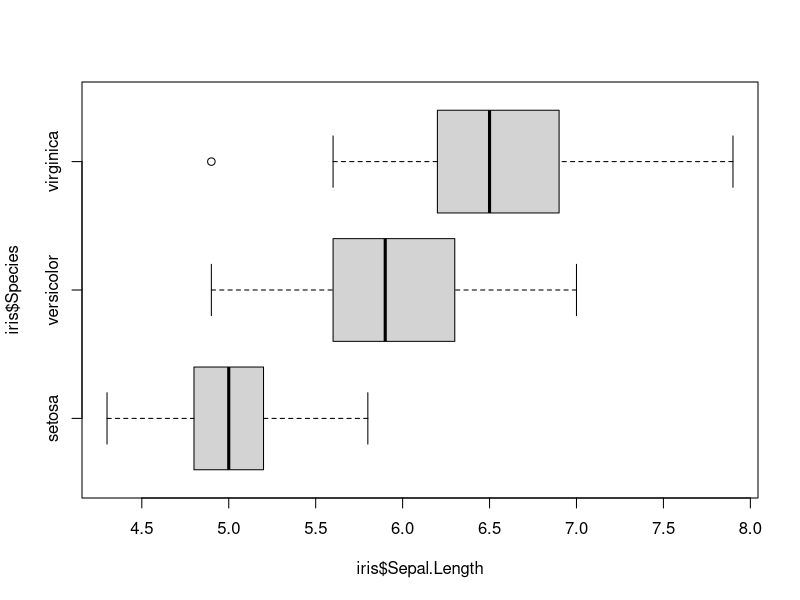
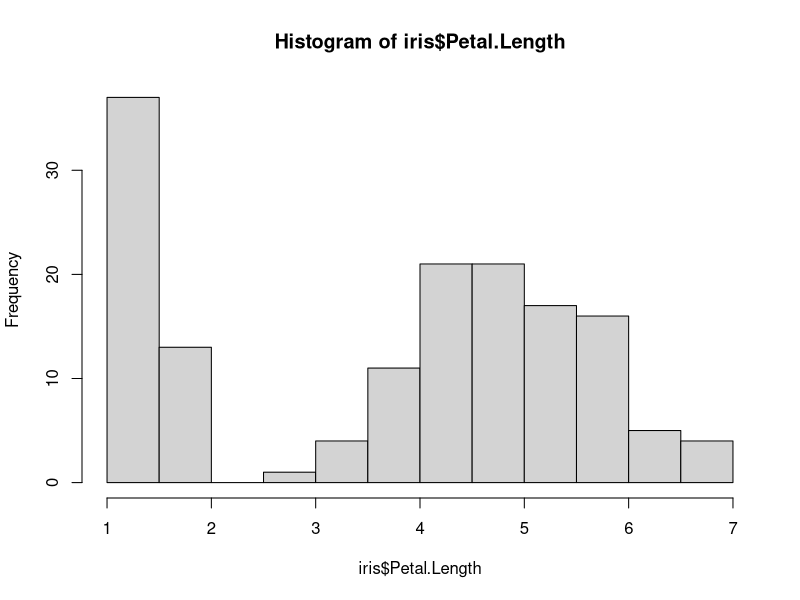
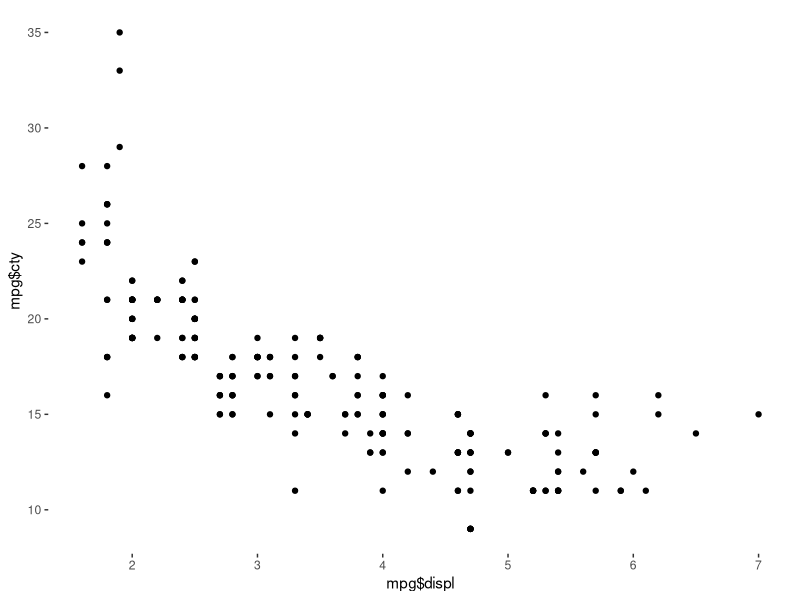

The R source for these figures, in order:
## ---- chunk 1

#---------- RSTUDIO STARTER V 2.0  --------------#
#                    -Prepared with care by  AM ;D
                
                                                                          
knitr::opts_chunk$set(echo = TRUE, 
                      message = FALSE, 
                      warning = FALSE)      
library(tidyverse)                
library(ggthemes)                    

theme_set(theme_tufte() +                                     
  theme(text=element_text(family="sans")))  

#------------------------------------------------#
## ---- chunk 2
boxplot(iris$Sepal.Length~iris$Species, horizontal=T)
## ---- chunk 3
hist(iris$Petal.Length)
## ---- chunk 4
qplot(mpg$displ, mpg$cty)
